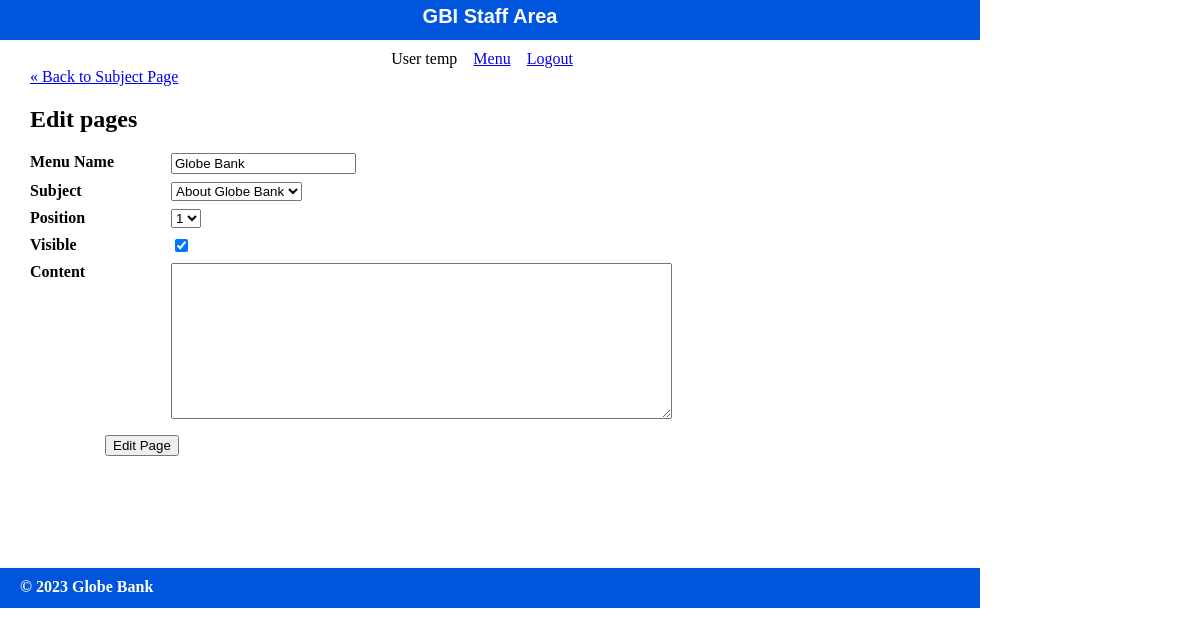
Page /globe_bank/public/staff/pages/edit.php?id=1 (signed in) on the committed database.
### tables this page shows
CREATE TABLE `pages` (
  `id` int(11) NOT NULL,
  `subject_id` int(11) DEFAULT NULL,
  `menu_name` varchar(255) DEFAULT NULL,
  `position` int(3) DEFAULT NULL,
  `visible` tinyint(1) DEFAULT NULL,
  `content` text DEFAULT NULL
);

### globe_bank/private/functions_db.php (called while the page is built, shortened)
<?php
function db_select($connection, $query){
    $validate = db_validate_func_input($connection, $query);
    $result_set = [];
    try{
        $result_set = mysqli_query($connection, $query);
        $result = [];
            for($i = 0; $i < mysqli_num_rows($result_set); $i++){
                array_push($result,mysqli_fetch_assoc($result_set));
            }
        return ["succes" => true, "data" => $result];
    }
    catch(mysqli_sql_exception $e){
        error_log($e);
        if(!$result_set){
            return db_error($connection);
        }
    };
}
function db_dml_query($connection, $query){
    $validate = db_validate_func_input($connection, $query);
    if(str_starts_with($query, "SELECT")){
        return db_select($connection, $query);
    }
    return ["succes" => false, "data" => "invalid query"];
};
function db_connect($dbInfo=DB_CONNECT){
    return mysqli_connect($dbInfo['HOST'],$dbInfo['USER'],$dbInfo['PASS'],$dbInfo['NAME']);
};
function db_query($query_func, $values = [], $dbInfo=DB_CONNECT){
    try{
        $connection = db_connect($dbInfo);
    }
    catch(mysqli_sql_exception $e){
        $check = check_db_con();
        error_log($e);
        error_log($check['msg']);
        if(!$check["succes"]){
            return $check;
        }
    }
    $checked_values = [];
    if(gettype($values) == "array"){
        $keys = array_keys($values);
        foreach($keys as $key){
            if(isset($values[$key]) && trim($values[$key]) != ""){
                $checked_values[$key] = db_escape($connection, $values[$key]);
            }
        };
    }
    else{
        $checked_values = db_escape($connection, $values);
    }
    $query = $query_func($checked_values);
    $response = db_dml_query($connection, $query);
    return $response;
};
function db_validate_func_input($connection, $query){
    return ["valid" => true, "error" => ""];
};
function db_escape($connection, $value){
    return mysqli_real_escape_string($connection, $value);
};
?>

### globe_bank/private/querys.php (called while the page is built, shortened)
<?php
    $getPageByID = function ($page){
        $getVisible = $page['getVisible'] ?? false;
        $order ='ASC';
        $qry = "SELECT pages.*, subjects.menu_name AS subject_name ";
        $qry .= "FROM pages ";
        if($getVisible){
            $qry .= "JOIN subjects ON pages.subject_id=subjects.id AND subjects.visible=true ";
            $qry .= "WHERE pages.id='".$page["id"]."' AND pages.visible=true ";
        }
        else{
            $qry .= "JOIN subjects ON pages.subject_id=subjects.id ";
            $qry .= "WHERE pages.id='".$page["id"]."' ";
        }
        $qry .= "ORDER BY pages.id {$order};";
        return $qry;
    };
?>

### globe_bank/private/functions.php (called while the page is built, shortened)
<?php
    function url_for($script_path) {
        if($script_path[0] != '/') {
        $script_path = "/" . $script_path;
        }
        return WWW_ROOT . $script_path;
    }
    function u($string="") {
        return urlencode($string);
    }
    function h($string="") {
        return htmlspecialchars($string);
    }
?>

### globe_bank/public/staff/pages/edit.php (the view, shortened to what this page needs)
<?php
require_once('../../../private/initialize.php');
  $page["id"] = $_GET['id'] ?? '0';
  $page["menu_name"] = '';
  $page["subject_id"] = '';
  $page["position"] = 1;
  $page["visible"] = 0;
  $page["content"] = "";
if(is_post_request()){
    $page["menu_name"] = $_POST['menu_name'] ?? '';
    $page["subject_id"] = $_POST['subject_id'] ?? '';
    $page["position"] = $_POST['position'] ?? '';
    $page["visible"] = $_POST['visible'] ?? '';
    $page["content"] = $_POST['content'] ?? '';
    $errors = validate_pages($page);
    if(!has_errors($errors)){
      $page["table"] = "pages";
      $response = db_query($getPosition, $page);
       if($response["succes"]){
        $currentData = $response["data"][0];
        $position = [
          "current" => $currentData['position'],
          "new" => $page['position'],
          "id" => $page['id'],
          "table" => $page['table'],
          "subject_id" => $page['subject_id']
        ];
        $response = db_query($setPositions, $position);
      }
      else{
      }
      $response = db_query($updateTable, $page);
      if(!$response["succes"]){
          echo "<p>mysqli_error:".$response["data"][0]."</p></br>";
          echo "<a href=".url_for("/staff/pages/edit.php?id=".$page["id"]).">back<a>";
          exit;
      }
      else{
          $_SESSION['status'] = "Operation succes: page " . $page["menu_name"] . " has been changed.";
          if($config['log']['actions']){
            logAction("User:".$_SESSION['username']." has changed page ".$page["menu_name"]);
          }
          redirect(url_for("/staff/pages/show.php?id=".$page["id"]));
      }
    }
}
else{
  $response = db_query($getPageByID, $page);
  if($response["succes"]){
    $page =  $response['data'][0];
  }
  else{
    $page =  [['id' => 'failed to load please try again', 'position' => '', 'visible' => '', 'menu_name' => '']];
  };
}
?>
<?php include(SHARED_PATH . '/staff_header.php'); ?>
<section id="content">
<a class="back-link" href="<?php echo url_for('/staff/subjects/show.php?id='.u(h($page['subject_id']))); ?>">&laquo; Back to Subject Page</a>
  <div class="pages new">
    <h1>Edit pages</h1>
    <form action="<?php echo url_for('/staff/pages/edit.php?id='.h(u($page["id"]))); ?>" method="post">
      <dl>
        <dt>Menu Name</dt>
        <dd><input type="text" name="menu_name" value="<?php echo h($page["menu_name"])?>" /></dd>
      </dl>
      <dl>
        <dt>Subject</dt>
        <dd>
          <select name="subject_id" id="subject">
            <?php include(SHARED_PATH . '/subject_options.php'); ?>
          </select>
        </dd>
      </dl>
      <dl>
        <dt>Position</dt>
        <dd>
          <select name="position" id="position">
            <?php include(SHARED_PATH . '/position_options.php'); ?>
          </select>
        </dd>
      </dl>
      <dl>
        <dt>Visible</dt>
        <dd>
          <input type="checkbox" name="visible" value="1" <?php if($page["visible"] == "1") { echo " checked"; } ?> />
        </dd>
      </dl>
      <dl>
        <dt>Content</dt>
        <dd>
          <textarea name="content" cols="60" rows="10"><?php echo h($page['content']); ?></textarea>
        </dd>
      </dl>
      <div id="operations">
        <input type="submit" value="Edit Page" />
      </div>
    </form>
  </div>
</section>
<?php include(SHARED_PATH . '/staff_footer.php'); ?>

### globe_bank/public/stylesheets/staff.css (style rules this page uses)
html { height: 100%; width: 100%; }
body { height: 980px; width: 100%; margin: 0; padding: 0; }
navigation ul li { display: inline; margin-right: 1em; }
#content { width: 920px; min-height: 500px; padding: 0 30px; }
dl { clear: both; overflow: hidden; margin: 0.5em 0; }
dt { float: left; font-weight: bold; width: 125px; }
dd { float: left; margin-left: 1em; }
#operations { clear: both; margin: 1em 0 1em 75px; }

### rows in the picture
pages: menu_name "Globe Bank", position "1", visible "☑"

### other values in the picture
form field subject_id "About Globe Bank"
